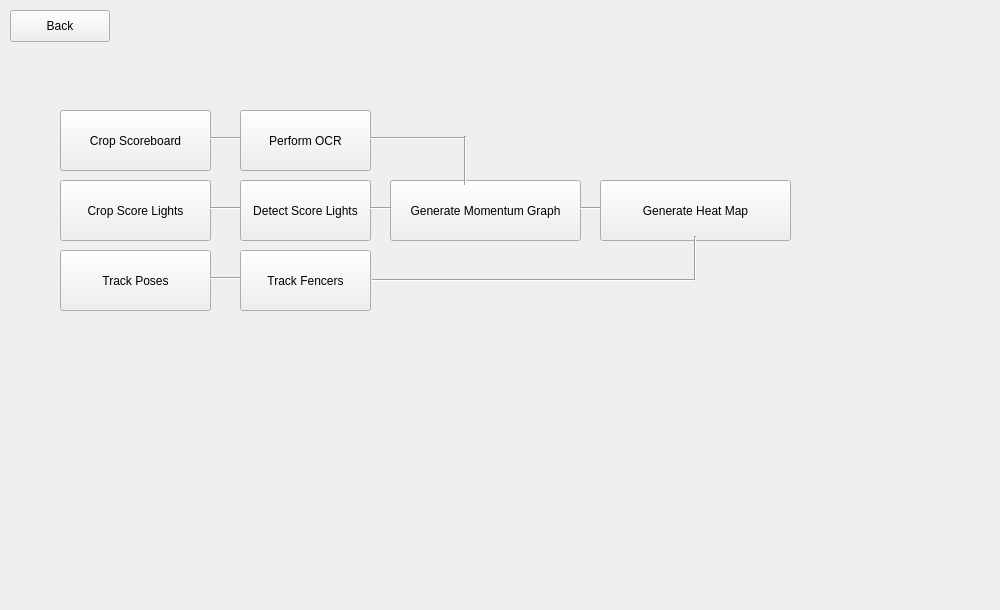
<?xml version="1.0" encoding="UTF-8"?>
<ui version="4.0">
 <class>Form</class>
 <widget class="QWidget" name="Form">
  <property name="geometry">
   <rect>
    <x>0</x>
    <y>0</y>
    <width>1000</width>
    <height>610</height>
   </rect>
  </property>
  <property name="windowTitle">
   <string>Form</string>
  </property>
  <widget class="QPushButton" name="cropScoreboardButton">
   <property name="geometry">
    <rect>
     <x>60</x>
     <y>110</y>
     <width>151</width>
     <height>61</height>
    </rect>
   </property>
   <property name="text">
    <string>Crop Scoreboard</string>
   </property>
  </widget>
  <widget class="QPushButton" name="cropScoreLightsButton">
   <property name="geometry">
    <rect>
     <x>60</x>
     <y>180</y>
     <width>151</width>
     <height>61</height>
    </rect>
   </property>
   <property name="text">
    <string>Crop Score Lights</string>
   </property>
  </widget>
  <widget class="QPushButton" name="performOcrButton">
   <property name="geometry">
    <rect>
     <x>240</x>
     <y>110</y>
     <width>131</width>
     <height>61</height>
    </rect>
   </property>
   <property name="text">
    <string>Perform OCR</string>
   </property>
  </widget>
  <widget class="QPushButton" name="detectScoreLightsButton">
   <property name="geometry">
    <rect>
     <x>240</x>
     <y>180</y>
     <width>131</width>
     <height>61</height>
    </rect>
   </property>
   <property name="text">
    <string>Detect Score Lights</string>
   </property>
  </widget>
  <widget class="QPushButton" name="generateMomentumGraphButton">
   <property name="geometry">
    <rect>
     <x>390</x>
     <y>180</y>
     <width>191</width>
     <height>61</height>
    </rect>
   </property>
   <property name="text">
    <string>Generate Momentum Graph</string>
   </property>
  </widget>
  <widget class="Line" name="line">
   <property name="geometry">
    <rect>
     <x>210</x>
     <y>130</y>
     <width>31</width>
     <height>16</height>
    </rect>
   </property>
   <property name="orientation">
    <enum>Qt::Orientation::Horizontal</enum>
   </property>
  </widget>
  <widget class="Line" name="line_2">
   <property name="geometry">
    <rect>
     <x>210</x>
     <y>200</y>
     <width>31</width>
     <height>16</height>
    </rect>
   </property>
   <property name="orientation">
    <enum>Qt::Orientation::Horizontal</enum>
   </property>
  </widget>
  <widget class="Line" name="line_3">
   <property name="geometry">
    <rect>
     <x>370</x>
     <y>130</y>
     <width>95</width>
     <height>16</height>
    </rect>
   </property>
   <property name="orientation">
    <enum>Qt::Orientation::Horizontal</enum>
   </property>
  </widget>
  <widget class="Line" name="line_4">
   <property name="geometry">
    <rect>
     <x>370</x>
     <y>200</y>
     <width>21</width>
     <height>16</height>
    </rect>
   </property>
   <property name="orientation">
    <enum>Qt::Orientation::Horizontal</enum>
   </property>
  </widget>
  <widget class="Line" name="line_5">
   <property name="geometry">
    <rect>
     <x>650</x>
     <y>236</y>
     <width>91</width>
     <height>43</height>
    </rect>
   </property>
   <property name="orientation">
    <enum>Qt::Orientation::Vertical</enum>
   </property>
  </widget>
  <widget class="Line" name="line_6">
   <property name="geometry">
    <rect>
     <x>420</x>
     <y>136</y>
     <width>91</width>
     <height>49</height>
    </rect>
   </property>
   <property name="orientation">
    <enum>Qt::Orientation::Vertical</enum>
   </property>
  </widget>
  <widget class="QPushButton" name="backButton">
   <property name="geometry">
    <rect>
     <x>10</x>
     <y>10</y>
     <width>100</width>
     <height>32</height>
    </rect>
   </property>
   <property name="text">
    <string>Back</string>
   </property>
  </widget>
  <widget class="QPushButton" name="trackPosesButton">
   <property name="geometry">
    <rect>
     <x>60</x>
     <y>250</y>
     <width>151</width>
     <height>61</height>
    </rect>
   </property>
   <property name="text">
    <string>Track Poses</string>
   </property>
  </widget>
  <widget class="QPushButton" name="generateHeatMapButton">
   <property name="geometry">
    <rect>
     <x>600</x>
     <y>180</y>
     <width>191</width>
     <height>61</height>
    </rect>
   </property>
   <property name="text">
    <string>Generate Heat Map</string>
   </property>
  </widget>
  <widget class="Line" name="line_7">
   <property name="geometry">
    <rect>
     <x>372</x>
     <y>270</y>
     <width>323</width>
     <height>20</height>
    </rect>
   </property>
   <property name="orientation">
    <enum>Qt::Orientation::Horizontal</enum>
   </property>
  </widget>
  <widget class="Line" name="line_8">
   <property name="geometry">
    <rect>
     <x>580</x>
     <y>200</y>
     <width>21</width>
     <height>16</height>
    </rect>
   </property>
   <property name="orientation">
    <enum>Qt::Orientation::Horizontal</enum>
   </property>
  </widget>
  <widget class="QPushButton" name="trackFencersButton">
   <property name="geometry">
    <rect>
     <x>240</x>
     <y>250</y>
     <width>131</width>
     <height>61</height>
    </rect>
   </property>
   <property name="text">
    <string>Track Fencers</string>
   </property>
  </widget>
  <widget class="Line" name="line_9">
   <property name="geometry">
    <rect>
     <x>210</x>
     <y>270</y>
     <width>31</width>
     <height>16</height>
    </rect>
   </property>
   <property name="orientation">
    <enum>Qt::Orientation::Horizontal</enum>
   </property>
  </widget>
  <zorder>trackPosesButton</zorder>
  <zorder>generateHeatMapButton</zorder>
  <zorder>line_5</zorder>
  <zorder>generateMomentumGraphButton</zorder>
  <zorder>line_6</zorder>
  <zorder>cropScoreboardButton</zorder>
  <zorder>cropScoreLightsButton</zorder>
  <zorder>performOcrButton</zorder>
  <zorder>detectScoreLightsButton</zorder>
  <zorder>line</zorder>
  <zorder>line_2</zorder>
  <zorder>line_3</zorder>
  <zorder>line_4</zorder>
  <zorder>backButton</zorder>
  <zorder>line_7</zorder>
  <zorder>line_8</zorder>
  <zorder>trackFencersButton</zorder>
  <zorder>line_9</zorder>
 </widget>
 <resources/>
 <connections/>
</ui>
